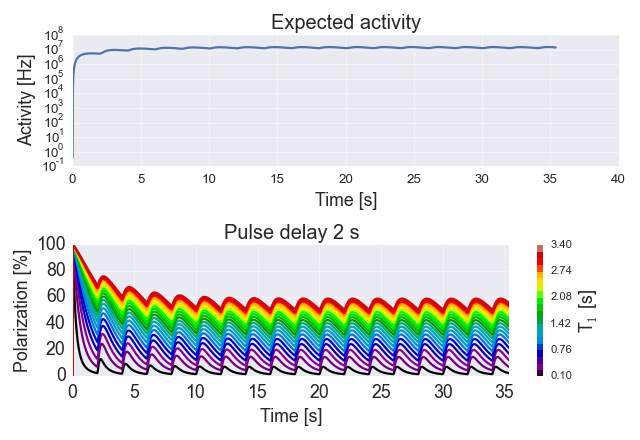

Recreate this plot in Python.
from satlas.relaxation import KorringaRelaxation
from satlas.utilities import ReleaseCurve
from matplotlib import cm
import matplotlib.pyplot as plt
import numpy as np
import seaborn


seaborn.set()
# Needed for interaction temperature
g = 0.4213
Bfield = 1000.0  # Gauss
mu_N = 0.762259372  # kHz/gauss
k_B = 8.6173324 * 0.00001  # eV/K (Boltzmann constant)
h = 4.13567 * (10 ** (-15))  # eV/s

# Parameters for simulator and release curve setup
t1_2 = 1.77
I = 1.5
Tint = h * g * Bfield * mu_N * 1000 / k_B  # interaction temparture
T = 20.0
pulsedelay = 2.0

# Create a release curve
RC = ReleaseCurve(delay=pulsedelay)
# Create the simulator
simulator = KorringaRelaxation(I, t1_2, T, Tint, 1.0, implant=RC)

# Select the time to simulate
t = np.linspace(0, 20 * t1_2, 2000)

# Select a range of spin-lattice relaxation times
T1 = np.linspace(0.1, 3.4, 21)
# Preallocate the solutions array
sol = np.zeros((T1.shape[0], t.shape[0]))
# Simulate the system for each value of the spin-lattice relaxation time.
# Save the polarization and activity in function of time.
for i, entry in enumerate(T1):
    simulator.T1 = entry
    sol[i, :], pops = simulator.Simulate(t)
# Trick to give a range of colors with a colorbar instead of seperate legend entries.
t_temp, T1_temp = np.meshgrid(t, T1)
ticks = np.linspace(T1.min(), T1.max(), 21)
fig = plt.figure()
ax = fig.add_subplot(2, 1, 2)
cf = ax.contourf(t_temp, sol, T1_temp, ticks, cmap=cm.spectral)
ax.cla()

# Plot different contour lines, corresponding with the ticks of the colorbar.
ax.contour(t_temp, sol, T1_temp, ticks, cmap=cm.spectral, linewidths=2.0)
cbar = fig.colorbar(cf, ticks=ticks[::4], orientation='vertical')
cbar.set_label('T$_1$ [s]', fontsize=16)
ax.set_xlabel('Time [s]', fontsize=16)
ax.set_ylabel('Polarization [%]', fontsize=16)
ax.set_title('Pulse delay {:.3g} s'.format(pulsedelay), fontsize=18)
ax.tick_params(labelsize=16)
ax.grid(True, alpha=0.4)

# Add in the expected activity.
ax2 = fig.add_subplot(2, 1, 1)
ax2.semilogy(t, pops, lw=2)
ax2.set_xlabel('Time [s]', fontsize=16)
ax2.set_ylabel('Activity [Hz]', fontsize=16)
ax2.set_title('Expected activity', fontsize=18)
ax2.tick_params(labelsize=12)
ax2.grid(True, alpha=0.4)
plt.tight_layout()
plt.show()
